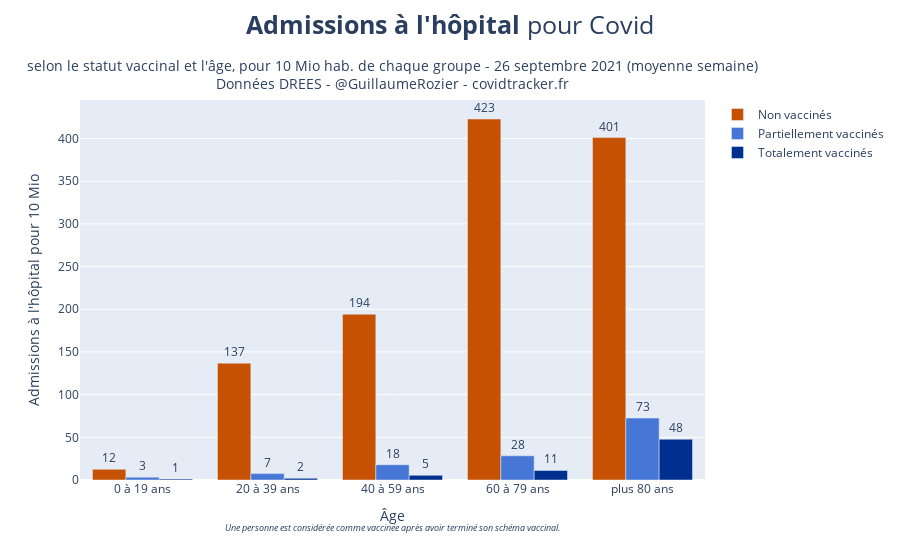

Notebook source saved alongside this figure:
### Code cell
fig = go.Figure()
ages=df_drees_age_lastday.age.sort_values().unique()
ages_str = ["0 à 19 ans", "20 à 39 ans", "40 à 59 ans", "60 à 79 ans", "plus 80 ans"]

y=[]
for age in ages:
    data=df_drees_age[(df_drees_age.vac_statut=="Non-vaccinés") \
                      & (df_drees_age.age==age)]
    y+=[data["HC"].rolling(window=7).mean().values[-1]/data["effectif J-7"].values[-1]*10000000]

fig.add_trace(go.Bar(
    x=ages_str,
    y=y,
    marker=dict(color=COULEUR_NON_VACCINES),
    text=[int(round(val)) for val in y],
    textposition='outside',
    name="Non vaccinés"
))

y=[]
for age in ages:
    data=df_drees_age[df_drees_age.vac_statut.isin(["Primo dose récente", "Primo dose efficace"])].groupby(["date", "age"]).sum().reset_index()
    data=data[(data.age==age)]
    y+=[data["HC"].rolling(window=7).mean().values[-1]/data["effectif J-7"].values[-1]*10000000]

fig.add_trace(go.Bar(
    x=ages_str,
    y=y,
    marker=dict(color=COULEUR_PARTIELLEMENT_VACCINES),
    text=[int(round(val)) for val in y],
    textposition='outside',
    name="Partiellement vaccinés")
             )

y=[]
for age in ages:
    data=df_drees_age[(df_drees_age.vac_statut=="Vaccination complète") &\
                             (df_drees_age.age==age)]
    y+=[data["HC"].rolling(window=7).mean().values[-1]/data["effectif J-7"].values[-1]*10000000]

fig.add_trace(go.Bar(
    x=ages_str,
    y=y,
    marker=dict(color=COULEUR_COMPLETEMENT_VACCINES),
    text=[int(round(val)) for val in y],
    textposition='outside',
    name="Totalement vaccinés"
))
    
fig.update_layout(
    barmode="group", bargroupgap=0,
    title={
                        'text': "<b>Admissions à l'hôpital</b> pour Covid",
                        'y':0.97,
                        'x':0.5,
                        'xanchor': 'center',
                        'yanchor': 'top'},
    titlefont = dict(
                    size=25),
    annotations = [
                        dict(
                            x=0.5,
                            y=1.12,
                            xref='paper',
                            yref='paper',
                            font=dict(size=14),
                            text="selon le statut vaccinal et l'âge, pour 10 Mio hab. de chaque groupe - {} (moyenne semaine)<br>Données DREES - @GuillaumeRozier - covidtracker.fr".format(datetime.strptime(df_drees.date.max(), '%Y-%m-%d').strftime('%d %B %Y')),#'Date : {}. Source : Santé publique France. Auteur : GRZ - covidtracker.fr.'.format(),                    showarrow = False
                            showarrow=False
                        ),
                        ]
                 )

fig.add_annotation(
    x=0.5,
    y=-0.225,
    xref='paper',
    yref='paper',
    text="<i>Une personne est considérée comme vaccinée après avoir terminé son schéma vaccinal.</i>",
    font=dict(size=9),
    showarrow=False,
    yshift=30,
    xshift=0
)

fig.update_yaxes(title="Admissions à l'hôpital pour 10 Mio")
fig.update_xaxes(title="Âge")
name_fig = "hc_statut_vaccinal_age"
fig.write_image(PATH + "images/charts/france/{}.jpeg".format(name_fig), scale=2, width=900, height=600)
fig.show()

### Figure 1 — Plotly figure (JSON) as saved in the notebook; plotly's stock layout.template omitted (floating-point values rounded to 4 significant figures)
{"data": [{"marker": {"color": "#C65102"}, "name": "Non vaccinés", "text": ["12", "137", "194", "423", "401"], "textposition": "outside", "type": "bar", "x": ["0 à 19 ans", "20 à 39 ans", "40 à 59 ans", "60 à 79 ans", "plus 80 ans"], "y": [12.47, 136.9, 194.2, 422.9, 401.1]}, {"marker": {"color": "#4777d6"}, "name": "Partiellement vaccinés", "text": ["3", "7", "18", "28", "73"], "textposition": "outside", "type": "bar", "x": ["0 à 19 ans", "20 à 39 ans", "40 à 59 ans", "60 à 79 ans", "plus 80 ans"], "y": [3.327, 7.48, 17.89, 28.36, 72.58]}, {"marker": {"color": "#00308F"}, "name": "Totalement vaccinés", "text": ["1", "2", "5", "11", "48"], "textposition": "outside", "type": "bar", "x": ["0 à 19 ans", "20 à 39 ans", "40 à 59 ans", "60 à 79 ans", "plus 80 ans"], "y": [1.061, 1.991, 5.498, 11.23, 47.75]}], "layout": {"annotations": [{"font": {"size": 14}, "showarrow": false, "text": "selon le statut vaccinal et l'âge, pour 10 Mio hab. de chaque groupe - 26 septembre 2021 (moyenne semaine)<br>Données DREES - @GuillaumeRozier - covidtracker.fr", "x": 0.5, "xref": "paper", "y": 1.12, "yref": "paper"}, {"font": {"size": 9}, "showarrow": false, "text": "<i>Une personne est considérée comme vaccinée après avoir terminé son schéma vaccinal.</i>", "x": 0.5, "xref": "paper", "xshift": 0, "y": -0.225, "yref": "paper", "yshift": 30}], "bargroupgap": 0, "barmode": "group", "title": {"font": {"size": 25}, "text": "<b>Admissions à l'hôpital</b> pour Covid", "x": 0.5, "xanchor": "center", "y": 0.97, "yanchor": "top"}, "xaxis": {"title": {"text": "Âge"}}, "yaxis": {"title": {"text": "Admissions à l'hôpital pour 10 Mio"}}}}
